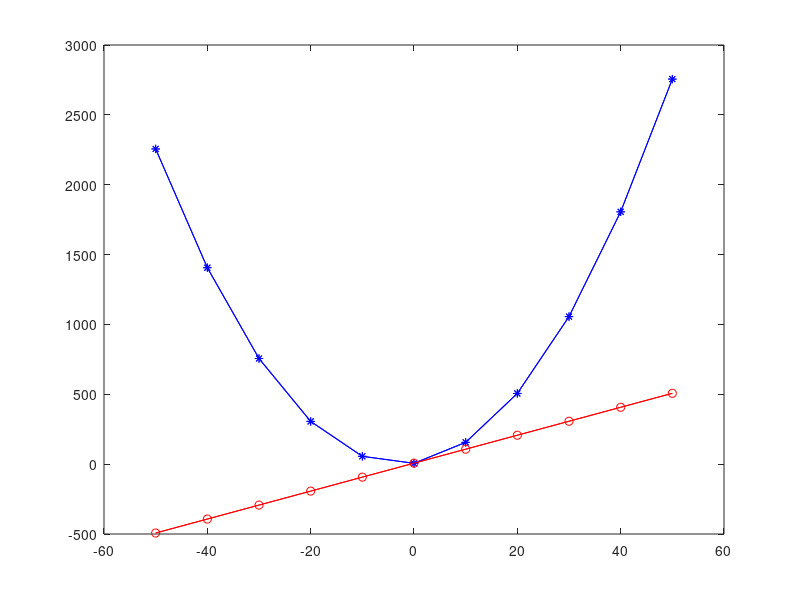

Here is the MATLAB script that generated this plot:
% plot(x, y, 'color,linestyle')

x = [-50:10:50];
y = [0:2:100];
k = x.^2+5*x+6;
j = 10*x+7;

% 1
plot(x, k, 'b-*')
hold on
plot(x, j, 'r-')
hold on

% 2
plot(x, k, 'b-*', x, j, 'r-o')

